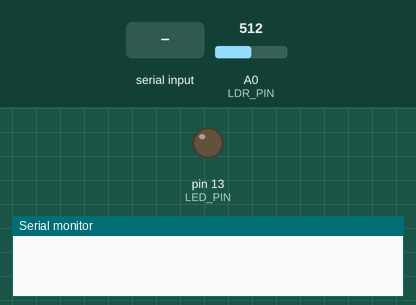
This sketch was run on a simulated Arduino Uno, built with avr-gcc and run on an emulated ATmega328P. On the bench: output pins drawn as LEDs (lit = HIGH), the last lines printed to the serial monitor. The inputs (shaded band) are chosen by the test bench; at power-on: A0 (LDR_PIN) = 512.

Above: at 1.2 s.
1.3 s: "90 45\n" received over Serial
3.6 s: "0\n" received over Serial
At 3.8 s:
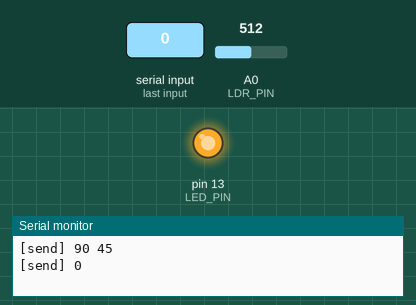
Timing chart, 0 to 6.6 s (numbered marks = the images above; inputs shaded):
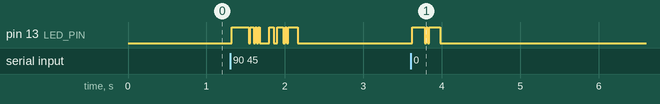

The sketch:

arduinoCode.ino
```cpp
const int LED_PIN = 13;
const int LDR_PIN = A0;

const int LIGHT_THRESHOLD = 600;
const unsigned long BIT_DELAY = 20;
const unsigned long SECOND_INTERVAL = 1000;

const byte DELIMITER = 63;
const int MAX_MESSAGE = 100;

char txMessage[MAX_MESSAGE];
char rxMessage[MAX_MESSAGE];

int txLength = 0;
int rxLength = 0;

bool txPending = false;
bool transmitting = false;
bool receiving = false;

unsigned long nextTxTime = 0;
unsigned long txStartTime = 0;
unsigned long rxStartTime = 0;
unsigned long lastSampleTime = 0;

int txBitIndex = 0;
int txFrameLength = 0;

byte txFrame[MAX_MESSAGE * 6 + 12];

byte rxBits[6];
int rxBitCount = 0;

bool lastLightState = false;
unsigned long lightStartTime = 0;

byte encodeChar(char c) {
  if (c == ' ') return 0;
  if (c >= 'a' && c <= 'z') return c - 'a' + 1;
  if (c >= 'A' && c <= 'Z') return c - 'A' + 27;
  if (c >= '0' && c <= '9') return c - '0' + 53;
  return 0;
}

char decodeChar(byte value) {
  if (value == 0) return ' ';
  if (value >= 1 && value <= 26) return 'a' + value - 1;
  if (value >= 27 && value <= 52) return 'A' + value - 27;
  if (value >= 53 && value <= 62) return '0' + value - 53;
  return '\0';
}

void addBits(byte value) {
  for (int i = 5; i >= 0; i--) {
    txFrame[txFrameLength++] = (value >> i) & 1;
  }
}

void queueMessage(const char *message) {
  txLength = 0;

  while (message[txLength] != '\0' && txLength < MAX_MESSAGE - 1) {
    txMessage[txLength] = message[txLength];
    txLength++;
  }

  txMessage[txLength] = '\0';

  if (txLength == 0) return;

  txFrameLength = 0;

  addBits(DELIMITER);

  for (int i = 0; i < txLength; i++) {
    addBits(encodeChar(txMessage[i]));
  }

  addBits(DELIMITER);

  txBitIndex = 0;
  txPending = true;

  Serial.print("[send] ");
  Serial.println(txMessage);
}

void startTransmission() {
  transmitting = true;
  txPending = false;
  txStartTime = millis();
  txBitIndex = 0;
}

void updateTransmission() {
  if (txPending && !transmitting && !receiving) {
    unsigned long now = millis();

    if (now >= nextTxTime) {
      startTransmission();
    }
  }

  if (!transmitting) return;

  unsigned long now = millis();

  if (now - txStartTime < BIT_DELAY) return;

  txStartTime = now;

  if (txBitIndex < txFrameLength) {
    digitalWrite(LED_PIN, txFrame[txBitIndex] ? HIGH : LOW);
    txBitIndex++;
  } else {
    digitalWrite(LED_PIN, LOW);
    transmitting = false;
    nextTxTime = ((millis() / SECOND_INTERVAL) + 1) * SECOND_INTERVAL;
  }
}

bool readLight() {
  return analogRead(LDR_PIN) > LIGHT_THRESHOLD;
}

void resetReceiver() {
  receiving = false;
  rxLength = 0;
  rxBitCount = 0;
  lastLightState = false;
  lightStartTime = 0;
}

void finishMessage() {
  if (rxLength > 0) {
    rxMessage[rxLength] = '\0';
    Serial.println();
  }

  resetReceiver();
}

void processBitGroup() {
  byte value = 0;

  for (int i = 0; i < 6; i++) {
    value = (value << 1) | rxBits[i];
  }

  if (value == DELIMITER) {
    if (rxLength > 0) {
      finishMessage();
    } else {
      rxLength = 0;
      rxBitCount = 0;
    }

    return;
  }

  char decoded = decodeChar(value);

  if (decoded != '\0' && rxLength < MAX_MESSAGE - 1) {
    if (rxLength == 0) {
      Serial.print("[received] ");
    }

    rxMessage[rxLength++] = decoded;
    Serial.print(decoded);
  }

  rxBitCount = 0;
}

void updateReceiver() {
  if (transmitting) return;

  unsigned long now = millis();
  bool lightState = readLight();

  if (!receiving) {
    if (lightState) {
      if (!lastLightState) {
        lightStartTime = now;
      }

      if (now - lightStartTime >= BIT_DELAY * 11 / 2) {
        receiving = true;
        rxLength = 0;
        rxBitCount = 0;
        rxStartTime = now;
        lastSampleTime = now;
      }
    } else {
      lightStartTime = 0;
    }

    lastLightState = lightState;
    return;
  }

  if (now - lastSampleTime >= BIT_DELAY) {
    lastSampleTime += BIT_DELAY;

    rxBits[rxBitCount++] = lightState ? 1 : 0;

    if (rxBitCount == 6) {
      processBitGroup();

      if (!receiving) return;
    }
  }

  if (now - rxStartTime > BIT_DELAY * (MAX_MESSAGE * 6 + 20)) {
    finishMessage();
  }
}

void readSerialInput() {
  static char inputBuffer[MAX_MESSAGE];
  static int inputLength = 0;

  while (Serial.available()) {
    char c = Serial.read();

    if (c == '\n' || c == '\r') {
      if (inputLength > 0) {
        inputBuffer[inputLength] = '\0';
        queueMessage(inputBuffer);
        inputLength = 0;
      }
    } else if (inputLength < MAX_MESSAGE - 1) {
      inputBuffer[inputLength++] = c;
    }
  }
}

void setup() {
  pinMode(LED_PIN, OUTPUT);
  digitalWrite(LED_PIN, LOW);

  Serial.begin(115200);

  nextTxTime = ((millis() / SECOND_INTERVAL) + 1) * SECOND_INTERVAL;
}

void loop() {
  readSerialInput();
  updateTransmission();
  updateReceiver();
}
```

Measured:
- after the input at 3.6 s, pin 13 (LED_PIN): goes HIGH 0.16 s, LOW 0.02 s, HIGH 0.02 s, LOW 0.02 s, HIGH 0.14 s, then LOW, starting at once
